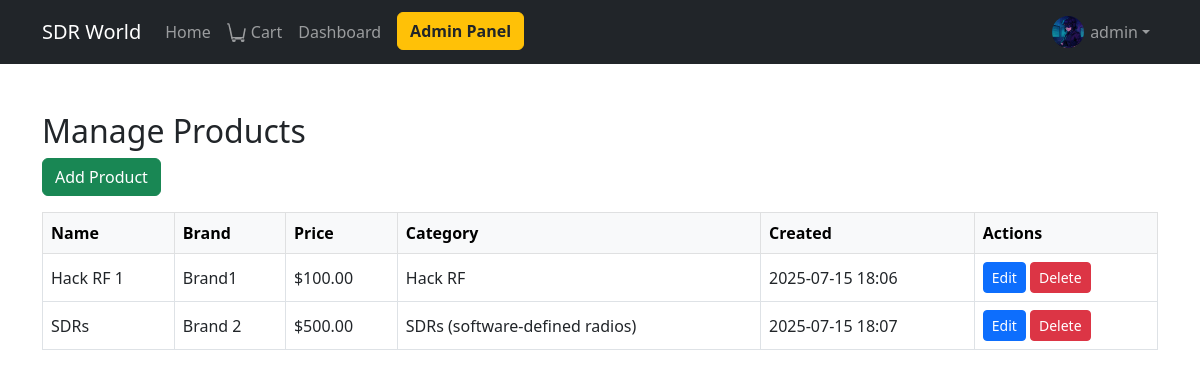
Screenshot of /adminpanel/products/ (signed in) with the database file from the repository.
### accounts/models.py (models this page shows, shortened)
class UserProfile(models.Model):
    user = models.OneToOneField(User, on_delete=models.CASCADE)
    address = models.CharField(max_length=255, blank=True)
    phone = models.CharField(max_length=20, blank=True)
    avatar = models.ImageField(upload_to='avatars/', blank=True, null=True)

### products/models.py (models this page shows, shortened)
class Product(models.Model):
    name = models.CharField(max_length=200)
    brand = models.CharField(max_length=100)
    price = models.DecimalField(max_digits=10, decimal_places=2)
    description = models.TextField()
    image = models.ImageField(upload_to='products/')
    category = models.ForeignKey(Category, related_name='products', on_delete=models.CASCADE)
    created_at = models.DateTimeField(auto_now_add=True)

class Category(models.Model):
    name = models.CharField(max_length=100, unique=True)
    slug = models.SlugField(max_length=120, unique=True)
    parent = models.ForeignKey('self', null=True, blank=True, related_name='subcategories', on_delete=models.CASCADE)
    class Meta:
        verbose_name_plural = 'Categories'
    def __str__(self):
        return self.name

### adminpanel/views.py (the view)
# urls.py: path('products/', views.product_crud, name='product_crud'),
@user_passes_test(is_admin_or_editor)
def product_crud(request):
    products = Product.objects.all()
    form = ProductForm()
    categories = Category.objects.all()
    return render(request, 'adminpanel/product_crud.html', {'products': products, 'form': form, 'categories': categories})

### adminpanel/views.py (called while the page is built)
def is_admin_or_editor(user):
    return user.is_staff or user.is_superuser

### templates/adminpanel/product_crud.html (shortened to what this page needs)
{% extends 'base.html' %}
{% load crispy_forms_tags %}
{% block content %}
<div class="container mt-5">
    <h2>Manage Products</h2>
    <button class="btn btn-success mb-3" data-bs-toggle="modal" data-bs-target="#addProductModal">Add Product</button>
    <table class="table table-bordered align-middle" id="products-table">
        <thead class="table-light">
            <tr>
                <th>Name</th>
                <th>Brand</th>
                <th>Price</th>
                <th>Category</th>
                <th>Created</th>
                <th>Actions</th>
            </tr>
        </thead>
        <tbody>
            {% for product in products %}
            <tr data-product-id="{{ product.id }}">
                <td class="prod-name">{{ product.name }}</td>
                <td class="prod-brand">{{ product.brand }}</td>
                <td class="prod-price">${{ product.price }}</td>
                <td class="prod-category">{{ product.category.name }}</td>
                <td>{{ product.created_at|date:"Y-m-d H:i" }}</td>
                <td>
                    <button class="btn btn-sm btn-primary edit-product-btn" data-id="{{ product.id }}" data-name="{{ product.name }}" data-brand="{{ product.brand }}" data-price="{{ product.price }}" data-category="{{ product.category.id }}" data-description="{{ product.description|escapejs }}">Edit</button>
                    <button class="btn btn-sm btn-danger delete-product-btn" data-id="{{ product.id }}" data-name="{{ product.name }}">Delete</button>
                </td>
            </tr>
            {% endfor %}
        </tbody>
    </table>
</div>
{% endblock %}

### templates/base.html (shortened to what this page needs)
<!DOCTYPE html>
<html lang="en">
<head>
    <link href="https://cdn.jsdelivr.net/npm/bootstrap@5.3.0/dist/css/bootstrap.min.css" rel="stylesheet">
</head>
<body>
    <nav class="navbar navbar-expand-lg navbar-dark bg-dark mb-4">
        <div class="container">
            <a class="navbar-brand" href="/">SDR World</a>
            <div class="collapse navbar-collapse" id="navbarNav">
                <ul class="navbar-nav me-auto mb-2 mb-lg-0">
                    <li class="nav-item"><a class="nav-link" href="/">Home</a></li>
                    <li class="nav-item">
                        <a class="nav-link d-flex align-items-center" href="{% url 'cart_view' %}">
                            Cart
                        </a>
                    </li>
                    {% if user.is_authenticated %}
                        <li class="nav-item"><a class="nav-link" href="{% url 'dashboard_home' %}">Dashboard</a></li>
                        {% if user.is_staff or user.is_superuser %}
                            <li class="nav-item">
                                <a class="btn btn-warning ms-2" href="{% url 'admin_dashboard' %}" style="color: #212529; font-weight: 600;">Admin Panel</a>
                            </li>
                        {% endif %}
                    {% endif %}
                </ul>
                <ul class="navbar-nav mb-2 mb-lg-0">
                    {% if user.is_authenticated %}
                        <li class="nav-item dropdown">
                            <a class="nav-link dropdown-toggle d-flex align-items-center" href="#" id="navbarDropdown" role="button" data-bs-toggle="dropdown" aria-expanded="false">
                                {% if user.userprofile.avatar and user.userprofile.avatar.name %}
                                    <img src="{{ user.userprofile.avatar.url }}" class="navbar-avatar" alt="avatar">
                                {% else %}
                                    <img src="https://ui-avatars.com/api/?name={{ user.username|urlencode }}&size=32" class="navbar-avatar" alt="avatar">
                                {% endif %}
                                {{ user.username }}
                            </a>
                        </li>
                    {% else %}
                        <li class="nav-item"><a class="nav-link" href="{% url 'login' %}">Login</a></li>
                        <li class="nav-item"><a class="nav-link" href="{% url 'register' %}">Register</a></li>
                    {% endif %}
                </ul>
            </div>
        </div>
    </nav>
    {% block content %}{% endblock %}
</body>
</html>

### templates/base.html (style rules this page uses)
.navbar-avatar { width: 32px; height: 32px; object-fit: cover; border-radius: 50%; margin-right: 6px; }

### rows the page displays
Product: name "Hack RF 1", brand "Brand1", price "100.00", category.name "Hack RF", created_at "2025-07-15 18:06"
Product: name "SDRs", brand "Brand 2", price "500.00", category.name "SDRs (software-defined radios)", created_at "2025-07-15 18:07"

### other values shown
{{ user.username }} "admin"
